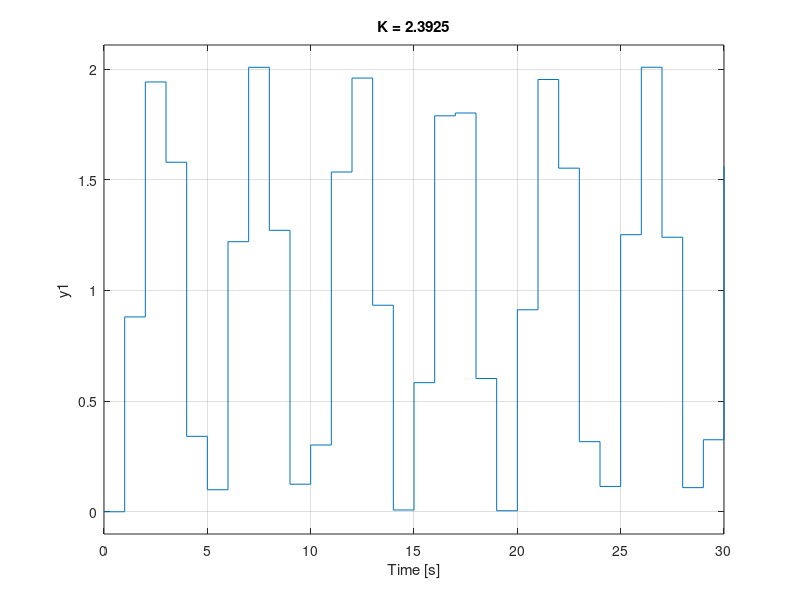
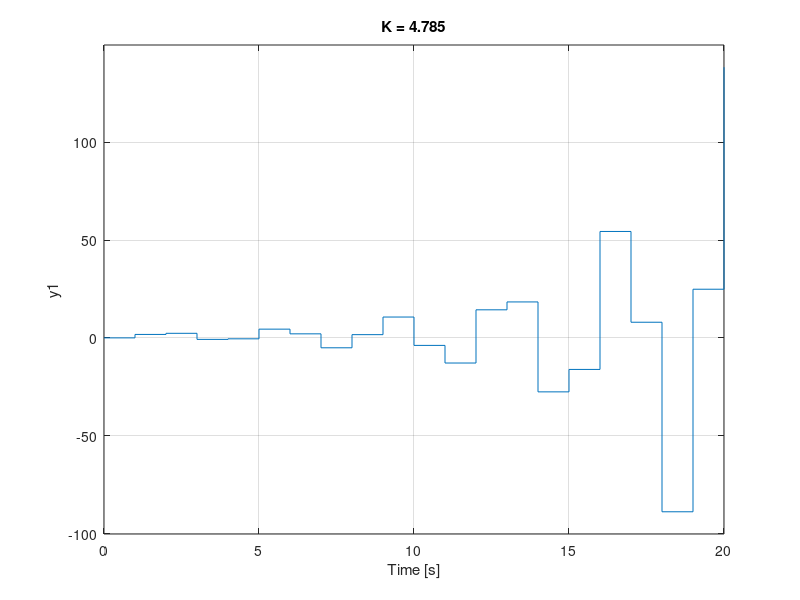
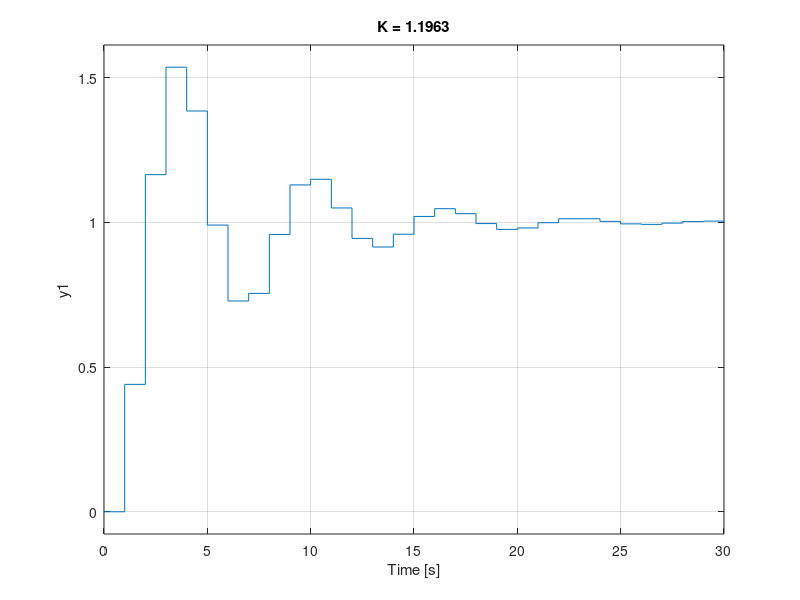

These figures' MATLAB source, in order:
%% EXSIM1 - Digital Control Experiment
% @author Rafael Lima

% Get path from current file
file_path = fileparts(mfilename('fullpath'))

%% Discrete Transfer Function definition
Ts = 1
K = 1
a1 = 0.3679
a0 = 0.2642
b1 = 1
Gnum = [a1 a0]*K
Gden = conv([1 -b1],[1 -a1])
G = tf(Gnum,Gden,Ts)
Gc = feedback(G)
%grid off
%step(Gc)

%% Oscilation
Ts = 1
K = (1 - a1*b1)/a0 % Expression from Juri Stability Criteria Result
Gnum = [a1 a0]*K
Gden = conv([1 -b1],[1 -a1])
G = tf(Gnum,Gden,Ts)
Gc = feedback(G)

% Plot Figure
fig = figure();
grid off;
step(Gc);
title(["K = ", num2str(K)])
print(fig, [file_path,"/../tex/img/exsim1-plot-oscilation.pdf"],"-dpdflatex")

%% Instable
Ts = 1
K = 2*(1 - a1*b1)/a0
Gnum = [a1 a0]*K
Gden = conv([1 -b1],[1 -a1])
G = tf(Gnum,Gden,Ts)
Gc = feedback(G)

% Plot Figure
fig = figure();
grid off;
step(Gc);
title(["K = ", num2str(K)])
print(fig, [file_path,"/../tex/img/exsim1-plot-instable.pdf"],"-dpdflatex")

%% Stable
Ts = 1
K = 0.5*(1 - a1*b1)/a0
Gnum = [a1 a0]*K
Gden = conv([1 -b1],[1 -a1])
G = tf(Gnum,Gden,Ts)
Gc = feedback(G)

% Plot Figure
fig = figure();
grid off;
step(Gc);
title(["K = ", num2str(K)])
print(fig, [file_path,"/../tex/img/exsim1-plot-stable.pdf"],"-dpdflatex")

%% Symbolic Representation
%syms z
%sGnum = poly2sym(Gnum,z)
%sGden = poly2sym(Gden,z)
%sG = sGnum/sGden

%% Juri Stability Method

% Check if $Q(1) > 0$
%syms K
%sQ = sGden+K*sGnum
%R1 = subs(sQ,z,1)

% Check if $((-1)^n)*Q(-1) > 0$
%n = size(Gden,2)
%R2 = ((-1)^(n-1))*subs(sQ,z,-1)

% Check if 
%R3 = Gden(1) < Gden(n)

%n = size(Gden,2)
%k = 1
%a = Gden
%mb = [[a(1) a(n-k)];[a(n) a(k)]]

